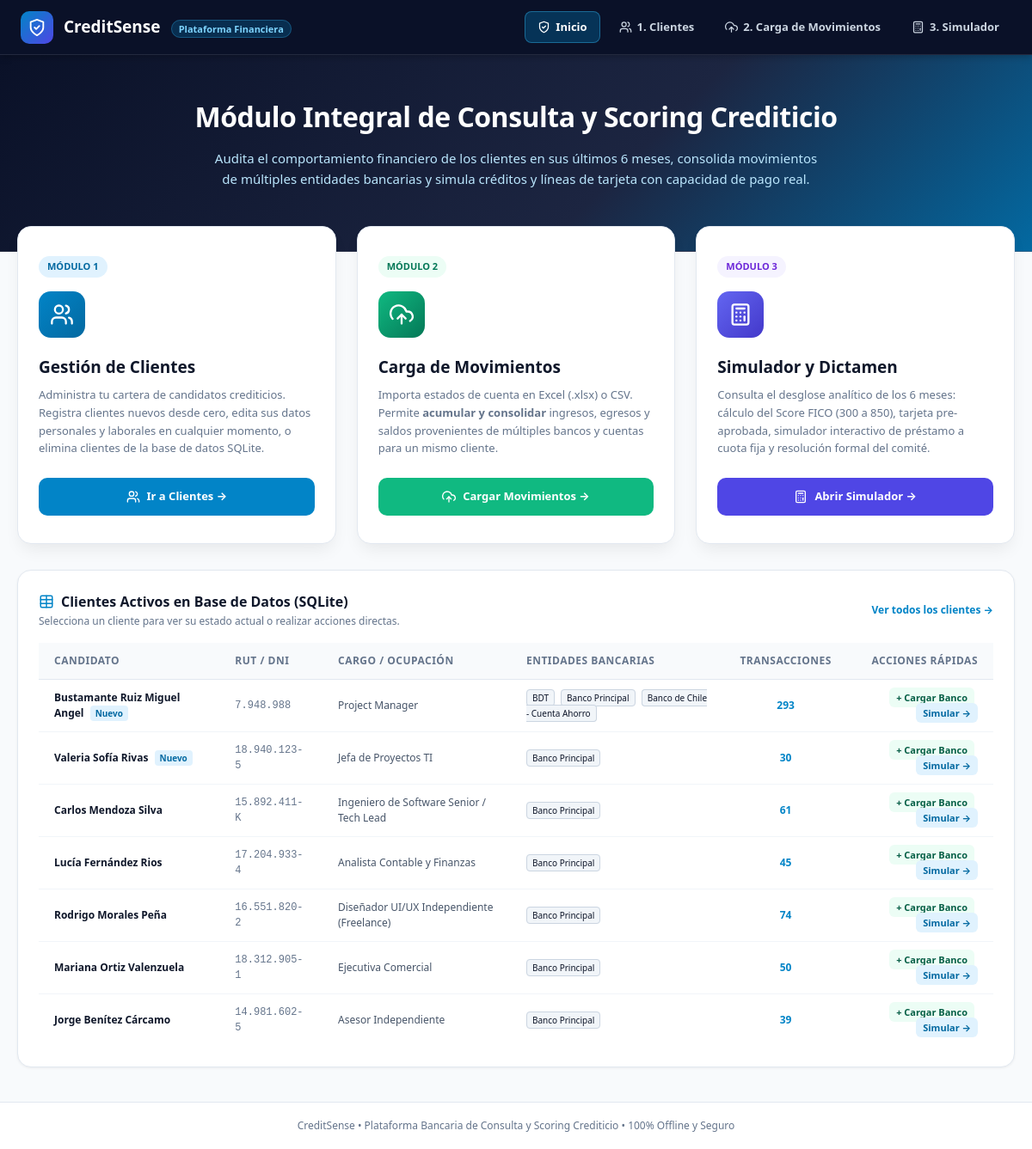
The page / on the database its author committed.
### tables this page shows
CREATE TABLE clientes (
        id TEXT PRIMARY KEY,
        perfil_key TEXT UNIQUE NOT NULL,
        nombre TEXT NOT NULL,
        rut_dni TEXT NOT NULL,
        ocupacion TEXT NOT NULL,
        empresa TEXT,
        tipo_contrato TEXT,
        antiguedad_laboral_anios REAL,
        antiguedad_bancaria_meses INTEGER,
        avatar TEXT,
        etiqueta_perfil TEXT,
        es_personalizado INTEGER DEFAULT 0,
        fecha_creacion TEXT
    );

### app.py (the view)
@app.route('/')
def home_portal():
    candidates = get_all_clients()
    return render_template('index.html', candidates=candidates)

### backend/database.py (called while the page is built)
def get_db_connection():
    conn = sqlite3.connect(DB_PATH)
    conn.row_factory = sqlite3.Row
    return conn

### templates/index.html (shortened to what this page needs)
<!DOCTYPE html>
<html lang="es">
<head>
  <link rel="stylesheet" href="/static/css/style.css">
</head>
<body>
  <header class="nav-bar">
    <div style="display:flex; align-items:center; gap:12px;">
      <div style="width:38px; height:38px; border-radius:10px; background:linear-gradient(135deg, #0284c7 0%, #4f46e5 100%); display:flex; align-items:center; justify-content:center; color:#fff;">
        <span data-icon="shield-check" style="width:22px; height:22px;"></span>
      </div>
      <div>
        <span style="font-size:19px; font-weight:800; color:#fff;">CreditSense</span>
        <span style="font-size:11px; background:rgba(2,132,199,0.25); color:#7dd3fc; border:1px solid rgba(56,189,248,0.3); padding:2px 8px; border-radius:999px; margin-left:8px; font-weight:600;">
          Plataforma Financiera
        </span>
      </div>
    </div>
    <nav class="nav-links">
      <a href="/" class="nav-link active">
        <span data-icon="shield-check" style="width:15px; height:15px;"></span> Inicio
      </a>
      <a href="/clientes" class="nav-link">
        <span data-icon="users" style="width:15px; height:15px;"></span> 1. Clientes
      </a>
      <a href="/carga-movimientos" class="nav-link">
        <span data-icon="upload-cloud" style="width:15px; height:15px;"></span> 2. Carga de Movimientos
      </a>
      <a href="/simulador" class="nav-link">
        <span data-icon="calculator" style="width:15px; height:15px;"></span> 3. Simulador
      </a>
    </nav>
  </header>
  <section class="hero-banner">
    <div class="hero-container">
      <h1 class="hero-title">Módulo Integral de Consulta y Scoring Crediticio</h1>
      <p class="hero-subtitle">
        Audita el comportamiento financiero de los clientes en sus últimos 6 meses, consolida movimientos de múltiples entidades bancarias y simula créditos y líneas de tarjeta con capacidad de pago real.
      </p>
    </div>
  </section>
  <main class="main-grid-container">
    <div class="modules-grid">
      <div class="module-card">
        <div>
          <span class="module-badge badge-blue">Módulo 1</span>
          <div class="module-icon-box icon-box-blue">
            <span data-icon="users" style="width:28px; height:28px;"></span>
          </div>
          <h2 class="module-title">Gestión de Clientes</h2>
          <p class="module-desc">
            Administra tu cartera de candidatos crediticios. Registra clientes nuevos desde cero, edita sus datos personales y laborales en cualquier momento, o elimina clientes de la base de datos SQLite.
          </p>
        </div>
        <a href="/clientes" class="btn-module btn-blue">
          <span data-icon="users" style="width:16px; height:16px;"></span>
          Ir a Clientes →
        </a>
      </div>
      <div class="module-card">
        <div>
          <span class="module-badge badge-emerald">Módulo 2</span>
          <div class="module-icon-box icon-box-emerald">
            <span data-icon="upload-cloud" style="width:28px; height:28px;"></span>
          </div>
          <h2 class="module-title">Carga de Movimientos</h2>
          <p class="module-desc">
            Importa estados de cuenta en Excel (.xlsx) o CSV. Permite <strong>acumular y consolidar</strong> ingresos, egresos y saldos provenientes de múltiples bancos y cuentas para un mismo cliente.
          </p>
        </div>
        <a href="/carga-movimientos" class="btn-module btn-emerald">
          <span data-icon="upload-cloud" style="width:16px; height:16px;"></span>
          Cargar Movimientos →
        </a>
      </div>
      <div class="module-card">
        <div>
          <span class="module-badge badge-purple">Módulo 3</span>
          <div class="module-icon-box icon-box-purple">
            <span data-icon="calculator" style="width:28px; height:28px;"></span>
          </div>
          <h2 class="module-title">Simulador y Dictamen</h2>
          <p class="module-desc">
            Consulta el desglose analítico de los 6 meses: cálculo del Score FICO (300 a 850), tarjeta pre-aprobada, simulador interactivo de préstamo a cuota fija y resolución formal del comité.
          </p>
        </div>
        <a href="/simulador" class="btn-module btn-purple">
          <span data-icon="calculator" style="width:16px; height:16px;"></span>
          Abrir Simulador →
        </a>
      </div>
    </div>
    <div class="recent-section">
      <div class="recent-header">
        <div>
          <h3 style="font-size:16px; font-weight:800; color:var(--text-main); display:flex; align-items:center; gap:8px;">
            <span data-icon="table" style="width:18px; height:18px; color:var(--accent-sky);"></span>
            Clientes Activos en Base de Datos (SQLite)
          </h3>
          <p style="font-size:12px; color:var(--text-muted); margin-top:2px;">
            Selecciona un cliente para ver su estado actual o realizar acciones directas.
          </p>
        </div>
        <a href="/clientes" style="font-size:12px; font-weight:700; color:var(--accent-sky); text-decoration:none;">
          Ver todos los clientes →
        </a>
      </div>
      <div style="overflow-x:auto;">
        <table class="modern-table" style="font-size:12px;">
          <thead>
            <tr>
              <th>Candidato</th>
              <th>RUT / DNI</th>
              <th>Cargo / Ocupación</th>
              <th>Entidades Bancarias</th>
              <th class="text-center">Transacciones</th>
              <th class="text-right">Acciones Rápidas</th>
            </tr>
          </thead>
          <tbody id="quickClientsTable">
            {% for c in candidates %}
            <tr>
              <td style="font-weight:700;">
                {{ c.client_info.nombre }}
                {% if c.client_info.es_personalizado %}
                  <span style="font-size:10px; background:#e0f2fe; color:#0369a1; padding:2px 6px; border-radius:4px; margin-left:4px;">Nuevo</span>
                {% endif %}
              </td>
              <td style="font-family:monospace; color:#64748b;">{{ c.client_info.rut_dni }}</td>
              <td style="color:#475569;">{{ c.client_info.ocupacion }}</td>
              <td>
                {% for b in c.client_info.bancos %}
                  <span style="font-size:10px; background:#f1f5f9; border:1px solid #cbd5e1; padding:2px 6px; border-radius:4px; margin-right:4px;">{{ b }}</span>
                {% endfor %}
              </td>
              <td class="text-center" style="font-weight:700; color:#0284c7;">{{ c.total_transacciones }}</td>
              <td class="text-right">
                <a href="/carga-movimientos?client_id={{ c.client_info.id }}" style="font-size:11px; padding:4px 8px; border-radius:6px; background:#ecfdf5; color:#065f46; font-weight:700; text-decoration:none; margin-right:4px;">
                  + Cargar Banco
                </a>
                <a href="/simulador?client={{ c.perfil_key }}" style="font-size:11px; padding:4px 8px; border-radius:6px; background:#e0f2fe; color:#0369a1; font-weight:700; text-decoration:none;">
                  Simular →
                </a>
              </td>
            </tr>
            {% endfor %}
          </tbody>
        </table>
      </div>
    </div>
  </main>
  <footer style="background:#fff; border-top:1px solid #e2e8f0; padding:18px; text-align:center; font-size:12px; color:#64748b; margin-top:auto;">
    CreditSense • Plataforma Bancaria de Consulta y Scoring Crediticio • 100% Offline y Seguro
  </footer>
</body>
</html>

### static/css/style.css (style rules this page uses)
:root { --primary-dark: #0a1128; --primary-navy: #1c2541; --accent-sky: #0284c7; --accent-sky-hover: #0369a1; --accent-sky-light: #e0f2fe; --accent-indigo: #4f46e5; --accent-indigo-light: #eef2ff; --success-bg: #ecfdf5; --success-border: #a7f3d0; --success-text: #065f46; --success-solid: #10b981; --warning-bg: #fffbeb; --warning-border: #fde68a; --warning-text: #92400e; --warning-solid: #f59e0b; --danger-bg: #fff1f2; --danger-border: #fecdd3; --danger-text: #9f1239; --danger-solid: #f43f5e; --bg-page: #f8fafc; --bg-card: #ffffff; --border-card: #e2e8f0; --border-subtle: #f1f5f9; --text-main: #0f172a; --text-muted: #64748b; --text-subtle: #94a3b8; --shadow-sm: 0 1px 2px 0 rgba(0, 0, 0, 0.05); --shadow-md: 0 4px 6px -1px rgba(0, 0, 0, 0.08), 0 2px 4px -2px rgba(0, 0, 0, 0.05); --shadow-lg: 0 10px 15px -3px rgba(0, 0, 0, 0.08), 0 4px 6px -4px rgba(0, 0, 0, 0.04); --shadow-xl: 0 20px 25px -5px rgba(0, 0, 0, 0.1), 0 8px 10px -6px rgba(0, 0, 0, 0.04); --radius-sm: 8px; --radius-md: 12px; --radius-lg: 16px; --radius-full: 9999px; --font-sans: system-ui, -apple-system, BlinkMacSystemFont, "Segoe UI", Roboto, Oxygen, Ubuntu, Cantarell, "Helvetica Neue", sans-serif; --font-mono: ui-monospace, SFMono-Regular, Menlo, Monaco, Consolas, "Liberation Mono", "Courier New", monospace; }
*, *::before, *::after { box-sizing: border-box; margin: 0; padding: 0; }
body { font-family: var(--font-sans); background-color: var(--bg-page); color: var(--text-main); line-height: 1.5; -webkit-font-smoothing: antialiased; min-height: 100vh; display: flex; flex-direction: column; }
.modern-table { width: 100%; border-collapse: collapse; text-align: left; font-size: 12px; }
.modern-table thead { background: var(--bg-page); color: var(--text-muted); font-weight: 700; text-transform: uppercase; letter-spacing: 0.5px; border-bottom: 1px solid var(--border-card); }
.modern-table th, .modern-table td { padding: 12px 18px; }
.modern-table tbody tr { border-bottom: 1px solid var(--border-subtle); transition: background 0.1s ease; }
.modern-table tbody tr:last-child { border-bottom: none; }
.text-right { text-align: right; }
.text-center { text-align: center; }

### rows shown on the page
clientes: client_info.nombre "Bustamante Ruiz Miguel Angel", es_personalizado "Nuevo", client_info.rut_dni "7.948.988", client_info.ocupacion "Project Manager", bancos "BDT" "Banco Principal" "Banco de Chile - Cuenta Ahorro", total_transacciones "293"
clientes: client_info.nombre "Valeria Sofía Rivas", es_personalizado "Nuevo", client_info.rut_dni "18.940.123-5", client_info.ocupacion "Jefa de Proyectos TI", bancos "Banco Principal", total_transacciones "30"
clientes: client_info.nombre "Carlos Mendoza Silva", client_info.rut_dni "15.892.411-K", client_info.ocupacion "Ingeniero de Software Senior / Tech Lead", bancos "Banco Principal", total_transacciones "61"
clientes: client_info.nombre "Lucía Fernández Rios", client_info.rut_dni "17.204.933-4", client_info.ocupacion "Analista Contable y Finanzas", bancos "Banco Principal", total_transacciones "45"
clientes: client_info.nombre "Rodrigo Morales Peña", client_info.rut_dni "16.551.820-2", client_info.ocupacion "Diseñador UI/UX Independiente (Freelance)", bancos "Banco Principal", total_transacciones "74"
clientes: client_info.nombre "Mariana Ortiz Valenzuela", client_info.rut_dni "18.312.905-1", client_info.ocupacion "Ejecutiva Comercial", bancos "Banco Principal", total_transacciones "50"
clientes: client_info.nombre "Jorge Benítez Cárcamo", client_info.rut_dni "14.981.602-5", client_info.ocupacion "Asesor Independiente", bancos "Banco Principal", total_transacciones "39"
